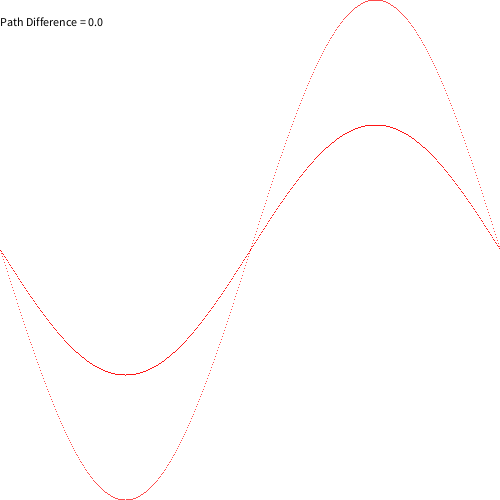
Frame 1 (no input)
Frame 60 (the mouse pressed at the canvas centre just before this capture): identical to frame 1, image omitted
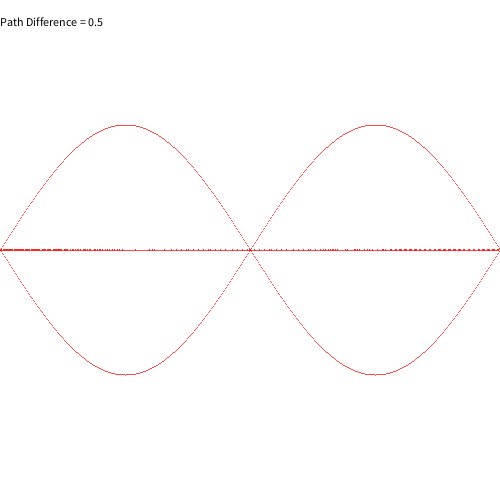
Frame 120 (the mouse held since frame 60 and released just before this capture)

The Processing sketch that drew these frames (run headless with seeded random() and noise(); from frame 60 on, the mouse is pressed at the canvas centre):

// Processing sketch: Constructive_Interference
// ── Constructive_Interference.pde
float wave;

void setup() {
  size(500,500);
}

void draw() {
  background(255);
  translate(0, height/2);
  for (float x = -width; x < width; x++) {
    stroke(255, 0, 0);
    float amplitude = (x+wave)/(width/(2*PI));
    point(x, sin(amplitude)*height/4);
    stroke(255,0, 0);
    point(x+mouseX, sin(amplitude)*height/4);
    stroke(255,0,0);
    point(x, sin((x+mouseX)/(width/(2*PI)))*height/4+sin(amplitude)*height/4);
  }
  fill(0);
  text("Path Difference = " + (mouseX/(width/(2*PI))/(2*PI)),0,-0.9*width/2);
  wave -= 0;
}
